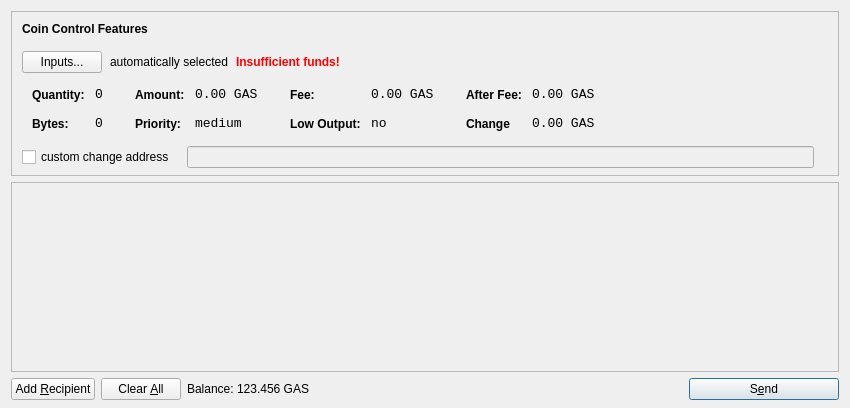
<?xml version="1.0" encoding="UTF-8"?>
<ui version="4.0">
 <class>SendCoinsDialog</class>
 <widget class="QDialog" name="SendCoinsDialog">
  <property name="geometry">
   <rect>
    <x>0</x>
    <y>0</y>
    <width>850</width>
    <height>408</height>
   </rect>
  </property>
  <property name="windowTitle">
   <string>Send Coins</string>
  </property>
  <property name="styleSheet">
   <string notr="true">QProgressBar {
        background-color: #333333;
        border-radius: 6px;
        text-align: center;
        color: white;
}

QProgressBar::chunk {
        background: QLinearGradient(x1: 0, y1: 0, x2: 1, y2: 0, stop: 0 #e86941, stop: 1 #e8694f);
        border-radius: 6px; margin: 0px;
}

QScrollArea {
        border-radius: 6px;
        border-width: 0;
        border-style: none;
        padding: 8px;
        background-color: #111;
        color: white;
}

QSpinBox {
        border-radius: 4px;
        border-width: 0;
        border-style: none;
        padding: 8px;
        background-color: #111;
        color: white;
}

QCheckBox {
        border-radius: 4px;
        border-width: 0;
        border-style: none;
        padding: 8px;
        background-color: #111;
        color: white;
}
QVBoxLayout {
        border-radius: 6px;
        border-width: 0;
        border-style: none;
        padding: 8px;
        background-color: #111;
        color: white;
}

QDialog, QMainWindow, QFrame {
	color: white;
	background-color: #333333;
	border: none;
}

QMenu {
	background-color: #333333; color: white;
}

QLabel {
	background-color: transparent;
}

QCheckBox {
    color: white;
}

QFrame#central { background-color: #333333; border: none }
QFrame#frame, QFrame#frame_2, QFrame#frame_3 {
	background-color: #333333;
	border-style: plain;
	border-width: 20px;
	border-radius: 20px;
	border-color: #111;
	min-width: 10em;
	padding: 6px;
}
QLabel[openExternalLinks=true], QHeaderView { color: #aaaaaa }
QLabel[openExternalLinks=false] { color: white; font-weight: normal }
QPushButton, QToolButton {
	border: 4px solid #111;
	border-radius: 12px;
	background-color: #111;
	color: white;
	padding: 6px;
	margin: 6px;
}
QPushButton:pressed, QToolButton:checked {
	color: #e86941;
}
QPushButton:pressed, QToolButton:pressed {
	border-color: #e86941;
	color: #aaaaaa;
}
QPushButton:disabled, QToolButton:disabled {
	color: #444;
	background-color: #222;
}


#scrollAreaWidgetContents QToolButton {
	border-radius: 8px;
	border-width: 0px;
}

/* the background-color is overridden to transparent for mac os x 
   due to the entire toolbar area not being drawable in a regular
   QMainWindow
*/
QToolBar { background: #333333; border: 0px solid black; padding: 3px; }

QToolBar::handle { image: url(handle.png); }
QStatusBar { background: #333333; }
QMenuBar { background: #333333; }
QMenuBar::item { background: #333333; color: white; }

#scrollAreaWidgetContents { background: #222 }
#scrollAreaWidgetContents &gt; QFrame { background-color: #222; border-width: 0px; border-style: none; }

QLineEdit {
	border-radius: 6px;
	border-width: 2px;
	border-color: #222;
	padding: 8px;
	background-color: #111;
	color: white;
}

QComboBox {
	border-radius: 6px;
	border-width: 0;
	border-style: none;
	padding: 8px;
	background-color: #111;
	color: white;
}

QComboBox::drop-down {
	border-width: 0;
	border-style: none;
	background-color: #111;
	color: white;
}

QTableView {
	background: #111;
	color: white;
	border-style: none;
	selection-background-color: #aaaaaa;
    alternate-background-color: #222;
	selection-color: #111;
	border: 0px solid black;
}

QHeaderView { color: #aaaaaa; background-color: #111; background-image: none; }
QHeaderView::section { color: #aaaaaa; background-color: #222; }
QHeaderView::section:checked { background-color: #111; }

QTabWidget {
	background: #111;
}

 QTabWidget::pane {
     border-top: 2px solid #111;
     border: 4px solid #111;
     border-bottom-left-radius: 8px;
     border-bottom-right-radius: 8px;
     border-top-right-radius: 8px;
	background: #111;
 }

 QTabWidget::tab-bar {
     left: 5px; /* move to the right by 5px */
 }

 /* Style the tab using the tab sub-control. Note that
     it reads QTabBar _not_ QTabWidget */
 QTabBar::tab {
     background: #111;
     border: 4px solid #222;
     border-bottom-color: #111; /* same as the pane color */
     border-top-left-radius: 4px;
     border-top-right-radius: 4px;
     min-width: 8ex;
     padding: 4px;
     color: #888;
 }

 QTabBar::tab:selected, QTabBar::tab:hover {
     color: #aaaaaa
 }

 QTabBar::tab:selected {
     border-color: #111; /* same as pane color */
     border-top-color: #aaaaaa;
 }

 QTabBar::tab:!selected {
     margin-top: 2px; /* make non-selected tabs look smaller */
 }

 /* make use of negative margins for overlapping tabs */
 QTabBar::tab:selected {
     /* expand/overlap to the left and right by 4px */
     margin-left: -4px;
     margin-right: -4px;
 }

 QTabBar::tab:first:selected {
     margin-left: 0; /* the first selected tab has nothing to overlap with on the left */
 }

 QTabBar::tab:last:selected {
     margin-right: 0; /* the last selected tab has nothing to overlap with on the right */
 }

 QTabBar::tab:only-one {
     margin: 0; /* if there is only one tab, we don't want overlapping margins */
 }


</string>
  </property>
  <layout class="QVBoxLayout" name="verticalLayout" stretch="0,1,0">
   <property name="bottomMargin">
    <number>8</number>
   </property>
   <item>
    <widget class="QFrame" name="frameCoinControl">
     <property name="sizePolicy">
      <sizepolicy hsizetype="Expanding" vsizetype="Expanding">
       <horstretch>0</horstretch>
       <verstretch>0</verstretch>
      </sizepolicy>
     </property>
     <property name="maximumSize">
      <size>
       <width>16777215</width>
       <height>16777215</height>
      </size>
     </property>
     <property name="frameShape">
      <enum>QFrame::StyledPanel</enum>
     </property>
     <property name="frameShadow">
      <enum>QFrame::Sunken</enum>
     </property>
     <layout class="QVBoxLayout" name="verticalLayoutCoinControl2">
      <property name="spacing">
       <number>6</number>
      </property>
      <property name="leftMargin">
       <number>0</number>
      </property>
      <property name="topMargin">
       <number>0</number>
      </property>
      <property name="rightMargin">
       <number>0</number>
      </property>
      <property name="bottomMargin">
       <number>6</number>
      </property>
      <item>
       <layout class="QVBoxLayout" name="verticalLayoutCoinControl" stretch="0,0,0,0,1">
        <property name="spacing">
         <number>0</number>
        </property>
        <property name="leftMargin">
         <number>10</number>
        </property>
        <property name="topMargin">
         <number>10</number>
        </property>
        <item>
         <layout class="QHBoxLayout" name="horizontalLayoutCoinControl1">
          <property name="bottomMargin">
           <number>15</number>
          </property>
          <item>
           <widget class="QLabel" name="labelCoinControlFeatures">
            <property name="sizePolicy">
             <sizepolicy hsizetype="Preferred" vsizetype="Maximum">
              <horstretch>0</horstretch>
              <verstretch>0</verstretch>
             </sizepolicy>
            </property>
            <property name="font">
             <font>
              <weight>75</weight>
              <bold>true</bold>
             </font>
            </property>
            <property name="styleSheet">
             <string notr="true">font-weight:bold;</string>
            </property>
            <property name="text">
             <string>Coin Control Features</string>
            </property>
           </widget>
          </item>
         </layout>
        </item>
        <item>
         <layout class="QHBoxLayout" name="horizontalLayoutCoinControl2" stretch="0,0,0,0">
          <property name="spacing">
           <number>8</number>
          </property>
          <property name="bottomMargin">
           <number>10</number>
          </property>
          <item>
           <widget class="QPushButton" name="pushButtonCoinControl">
            <property name="styleSheet">
             <string notr="true"/>
            </property>
            <property name="text">
             <string>Inputs...</string>
            </property>
           </widget>
          </item>
          <item>
           <widget class="QLabel" name="labelCoinControlAutomaticallySelected">
            <property name="text">
             <string>automatically selected</string>
            </property>
            <property name="margin">
             <number>5</number>
            </property>
           </widget>
          </item>
          <item>
           <widget class="QLabel" name="labelCoinControlInsuffFunds">
            <property name="font">
             <font>
              <weight>75</weight>
              <bold>true</bold>
             </font>
            </property>
            <property name="styleSheet">
             <string notr="true">color:red;font-weight:bold;</string>
            </property>
            <property name="text">
             <string>Insufficient funds!</string>
            </property>
            <property name="margin">
             <number>5</number>
            </property>
           </widget>
          </item>
          <item>
           <spacer name="horizontalSpacerCoinControl">
            <property name="orientation">
             <enum>Qt::Horizontal</enum>
            </property>
            <property name="sizeHint" stdset="0">
             <size>
              <width>40</width>
              <height>1</height>
             </size>
            </property>
           </spacer>
          </item>
         </layout>
        </item>
        <item>
         <widget class="QWidget" name="widgetCoinControl" native="true">
          <property name="sizePolicy">
           <sizepolicy hsizetype="Preferred" vsizetype="Preferred">
            <horstretch>0</horstretch>
            <verstretch>0</verstretch>
           </sizepolicy>
          </property>
          <property name="minimumSize">
           <size>
            <width>0</width>
            <height>0</height>
           </size>
          </property>
          <property name="styleSheet">
           <string notr="true"/>
          </property>
          <layout class="QHBoxLayout" name="horizontalLayoutCoinControl5">
           <property name="leftMargin">
            <number>0</number>
           </property>
           <property name="topMargin">
            <number>0</number>
           </property>
           <property name="rightMargin">
            <number>0</number>
           </property>
           <property name="bottomMargin">
            <number>0</number>
           </property>
           <item>
            <layout class="QHBoxLayout" name="horizontalLayoutCoinControl3" stretch="0,0,0,1">
             <property name="spacing">
              <number>20</number>
             </property>
             <property name="topMargin">
              <number>0</number>
             </property>
             <property name="bottomMargin">
              <number>10</number>
             </property>
             <item>
              <layout class="QFormLayout" name="formLayoutCoinControl1">
               <property name="horizontalSpacing">
                <number>10</number>
               </property>
               <property name="verticalSpacing">
                <number>14</number>
               </property>
               <property name="leftMargin">
                <number>10</number>
               </property>
               <property name="topMargin">
                <number>4</number>
               </property>
               <property name="rightMargin">
                <number>6</number>
               </property>
               <item row="0" column="0">
                <widget class="QLabel" name="labelCoinControlQuantityText">
                 <property name="styleSheet">
                  <string notr="true">font-weight:bold;</string>
                 </property>
                 <property name="text">
                  <string>Quantity:</string>
                 </property>
                 <property name="margin">
                  <number>0</number>
                 </property>
                </widget>
               </item>
               <item row="0" column="1">
                <widget class="QLabel" name="labelCoinControlQuantity">
                 <property name="font">
                  <font>
                   <family>Monospace</family>
                   <pointsize>10</pointsize>
                  </font>
                 </property>
                 <property name="cursor">
                  <cursorShape>IBeamCursor</cursorShape>
                 </property>
                 <property name="contextMenuPolicy">
                  <enum>Qt::ActionsContextMenu</enum>
                 </property>
                 <property name="text">
                  <string>0</string>
                 </property>
                 <property name="margin">
                  <number>0</number>
                 </property>
                 <property name="textInteractionFlags">
                  <set>Qt::LinksAccessibleByMouse|Qt::TextSelectableByKeyboard|Qt::TextSelectableByMouse</set>
                 </property>
                </widget>
               </item>
               <item row="1" column="0">
                <widget class="QLabel" name="labelCoinControlBytesText">
                 <property name="styleSheet">
                  <string notr="true">font-weight:bold;</string>
                 </property>
                 <property name="text">
                  <string>Bytes:</string>
                 </property>
                </widget>
               </item>
               <item row="1" column="1">
                <widget class="QLabel" name="labelCoinControlBytes">
                 <property name="font">
                  <font>
                   <family>Monospace</family>
                   <pointsize>10</pointsize>
                  </font>
                 </property>
                 <property name="cursor">
                  <cursorShape>IBeamCursor</cursorShape>
                 </property>
                 <property name="contextMenuPolicy">
                  <enum>Qt::ActionsContextMenu</enum>
                 </property>
                 <property name="text">
                  <string>0</string>
                 </property>
                 <property name="textInteractionFlags">
                  <set>Qt::LinksAccessibleByMouse|Qt::TextSelectableByKeyboard|Qt::TextSelectableByMouse</set>
                 </property>
                </widget>
               </item>
              </layout>
             </item>
             <item>
              <layout class="QFormLayout" name="formLayoutCoinControl2">
               <property name="horizontalSpacing">
                <number>10</number>
               </property>
               <property name="verticalSpacing">
                <number>14</number>
               </property>
               <property name="leftMargin">
                <number>6</number>
               </property>
               <property name="topMargin">
                <number>4</number>
               </property>
               <property name="rightMargin">
                <number>6</number>
               </property>
               <item row="0" column="0">
                <widget class="QLabel" name="labelCoinControlAmountText">
                 <property name="styleSheet">
                  <string notr="true">font-weight:bold;</string>
                 </property>
                 <property name="text">
                  <string>Amount:</string>
                 </property>
                 <property name="margin">
                  <number>0</number>
                 </property>
                </widget>
               </item>
               <item row="0" column="1">
                <widget class="QLabel" name="labelCoinControlAmount">
                 <property name="font">
                  <font>
                   <family>Monospace</family>
                   <pointsize>10</pointsize>
                  </font>
                 </property>
                 <property name="cursor">
                  <cursorShape>IBeamCursor</cursorShape>
                 </property>
                 <property name="contextMenuPolicy">
                  <enum>Qt::ActionsContextMenu</enum>
                 </property>
                 <property name="text">
                  <string>0.00 GAS</string>
                 </property>
                 <property name="textInteractionFlags">
                  <set>Qt::LinksAccessibleByMouse|Qt::TextSelectableByKeyboard|Qt::TextSelectableByMouse</set>
                 </property>
                </widget>
               </item>
               <item row="1" column="0">
                <widget class="QLabel" name="labelCoinControlPriorityText">
                 <property name="styleSheet">
                  <string notr="true">font-weight:bold;</string>
                 </property>
                 <property name="text">
                  <string>Priority:</string>
                 </property>
                </widget>
               </item>
               <item row="1" column="1">
                <widget class="QLabel" name="labelCoinControlPriority">
                 <property name="font">
                  <font>
                   <family>Monospace</family>
                   <pointsize>10</pointsize>
                  </font>
                 </property>
                 <property name="cursor">
                  <cursorShape>IBeamCursor</cursorShape>
                 </property>
                 <property name="contextMenuPolicy">
                  <enum>Qt::ActionsContextMenu</enum>
                 </property>
                 <property name="text">
                  <string>medium</string>
                 </property>
                 <property name="textInteractionFlags">
                  <set>Qt::LinksAccessibleByMouse|Qt::TextSelectableByKeyboard|Qt::TextSelectableByMouse</set>
                 </property>
                </widget>
               </item>
              </layout>
             </item>
             <item>
              <layout class="QFormLayout" name="formLayoutCoinControl3">
               <property name="horizontalSpacing">
                <number>10</number>
               </property>
               <property name="verticalSpacing">
                <number>14</number>
               </property>
               <property name="leftMargin">
                <number>6</number>
               </property>
               <property name="topMargin">
                <number>4</number>
               </property>
               <property name="rightMargin">
                <number>6</number>
               </property>
               <item row="0" column="0">
                <widget class="QLabel" name="labelCoinControlFeeText">
                 <property name="styleSheet">
                  <string notr="true">font-weight:bold;</string>
                 </property>
                 <property name="text">
                  <string>Fee:</string>
                 </property>
                 <property name="margin">
                  <number>0</number>
                 </property>
                </widget>
               </item>
               <item row="0" column="1">
                <widget class="QLabel" name="labelCoinControlFee">
                 <property name="font">
                  <font>
                   <family>Monospace</family>
                   <pointsize>10</pointsize>
                  </font>
                 </property>
                 <property name="cursor">
                  <cursorShape>IBeamCursor</cursorShape>
                 </property>
                 <property name="contextMenuPolicy">
                  <enum>Qt::ActionsContextMenu</enum>
                 </property>
                 <property name="text">
                  <string>0.00 GAS</string>
                 </property>
                 <property name="textInteractionFlags">
                  <set>Qt::LinksAccessibleByMouse|Qt::TextSelectableByKeyboard|Qt::TextSelectableByMouse</set>
                 </property>
                </widget>
               </item>
               <item row="1" column="0">
                <widget class="QLabel" name="labelCoinControlLowOutputText">
                 <property name="styleSheet">
                  <string notr="true">font-weight:bold;</string>
                 </property>
                 <property name="text">
                  <string>Low Output:</string>
                 </property>
                </widget>
               </item>
               <item row="1" column="1">
                <widget class="QLabel" name="labelCoinControlLowOutput">
                 <property name="font">
                  <font>
                   <family>Monospace</family>
                   <pointsize>10</pointsize>
                  </font>
                 </property>
                 <property name="cursor">
                  <cursorShape>IBeamCursor</cursorShape>
                 </property>
                 <property name="contextMenuPolicy">
                  <enum>Qt::ActionsContextMenu</enum>
                 </property>
                 <property name="text">
                  <string>no</string>
                 </property>
                 <property name="textInteractionFlags">
                  <set>Qt::LinksAccessibleByMouse|Qt::TextSelectableByKeyboard|Qt::TextSelectableByMouse</set>
                 </property>
                </widget>
               </item>
              </layout>
             </item>
             <item>
              <layout class="QFormLayout" name="formLayoutCoinControl4">
               <property name="horizontalSpacing">
                <number>10</number>
               </property>
               <property name="verticalSpacing">
                <number>14</number>
               </property>
               <property name="leftMargin">
                <number>6</number>
               </property>
               <property name="topMargin">
                <number>4</number>
               </property>
               <property name="rightMargin">
                <number>6</number>
               </property>
               <item row="0" column="0">
                <widget class="QLabel" name="labelCoinControlAfterFeeText">
                 <property name="styleSheet">
                  <string notr="true">font-weight:bold;</string>
                 </property>
                 <property name="text">
                  <string>After Fee:</string>
                 </property>
                 <property name="margin">
                  <number>0</number>
                 </property>
                </widget>
               </item>
               <item row="0" column="1">
                <widget class="QLabel" name="labelCoinControlAfterFee">
                 <property name="font">
                  <font>
                   <family>Monospace</family>
                   <pointsize>10</pointsize>
                  </font>
                 </property>
                 <property name="cursor">
                  <cursorShape>IBeamCursor</cursorShape>
                 </property>
                 <property name="contextMenuPolicy">
                  <enum>Qt::ActionsContextMenu</enum>
                 </property>
                 <property name="text">
                  <string>0.00 GAS</string>
                 </property>
                 <property name="textInteractionFlags">
                  <set>Qt::LinksAccessibleByMouse|Qt::TextSelectableByKeyboard|Qt::TextSelectableByMouse</set>
                 </property>
                </widget>
               </item>
               <item row="1" column="0">
                <widget class="QLabel" name="labelCoinControlChangeText">
                 <property name="styleSheet">
                  <string notr="true">font-weight:bold;</string>
                 </property>
                 <property name="text">
                  <string>Change</string>
                 </property>
                </widget>
               </item>
               <item row="1" column="1">
                <widget class="QLabel" name="labelCoinControlChange">
                 <property name="font">
                  <font>
                   <family>Monospace</family>
                   <pointsize>10</pointsize>
                  </font>
                 </property>
                 <property name="cursor">
                  <cursorShape>IBeamCursor</cursorShape>
                 </property>
                 <property name="contextMenuPolicy">
                  <enum>Qt::ActionsContextMenu</enum>
                 </property>
                 <property name="text">
                  <string>0.00 GAS</string>
                 </property>
                 <property name="textInteractionFlags">
                  <set>Qt::LinksAccessibleByMouse|Qt::TextSelectableByKeyboard|Qt::TextSelectableByMouse</set>
                 </property>
                </widget>
               </item>
              </layout>
             </item>
            </layout>
           </item>
          </layout>
         </widget>
        </item>
        <item>
         <layout class="QHBoxLayout" name="horizontalLayoutCoinControl4" stretch="0,0,0">
          <property name="spacing">
           <number>12</number>
          </property>
          <property name="sizeConstraint">
           <enum>QLayout::SetDefaultConstraint</enum>
          </property>
          <property name="topMargin">
           <number>5</number>
          </property>
          <property name="rightMargin">
           <number>5</number>
          </property>
          <item>
           <widget class="QCheckBox" name="checkBoxCoinControlChange">
            <property name="text">
             <string>custom change address</string>
            </property>
           </widget>
          </item>
          <item>
           <widget class="QLineEdit" name="lineEditCoinControlChange">
            <property name="enabled">
             <bool>false</bool>
            </property>
            <property name="sizePolicy">
             <sizepolicy hsizetype="Expanding" vsizetype="Fixed">
              <horstretch>0</horstretch>
              <verstretch>0</verstretch>
             </sizepolicy>
            </property>
           </widget>
          </item>
          <item>
           <widget class="QLabel" name="labelCoinControlChangeLabel">
            <property name="sizePolicy">
             <sizepolicy hsizetype="Preferred" vsizetype="Expanding">
              <horstretch>0</horstretch>
              <verstretch>0</verstretch>
             </sizepolicy>
            </property>
            <property name="minimumSize">
             <size>
              <width>0</width>
              <height>0</height>
             </size>
            </property>
            <property name="text">
             <string/>
            </property>
            <property name="margin">
             <number>3</number>
            </property>
           </widget>
          </item>
         </layout>
        </item>
        <item>
         <spacer name="verticalSpacerCoinControl">
          <property name="orientation">
           <enum>Qt::Vertical</enum>
          </property>
          <property name="sizeHint" stdset="0">
           <size>
            <width>800</width>
            <height>1</height>
           </size>
          </property>
         </spacer>
        </item>
       </layout>
      </item>
     </layout>
    </widget>
   </item>
   <item>
    <widget class="QScrollArea" name="scrollArea">
     <property name="widgetResizable">
      <bool>true</bool>
     </property>
     <widget class="QWidget" name="scrollAreaWidgetContents">
      <property name="geometry">
       <rect>
        <x>0</x>
        <y>0</y>
        <width>816</width>
        <height>110</height>
       </rect>
      </property>
      <layout class="QVBoxLayout" name="verticalLayout_2">
       <property name="leftMargin">
        <number>0</number>
       </property>
       <property name="topMargin">
        <number>0</number>
       </property>
       <property name="rightMargin">
        <number>0</number>
       </property>
       <property name="bottomMargin">
        <number>0</number>
       </property>
       <item>
        <layout class="QVBoxLayout" name="entries">
         <property name="spacing">
          <number>6</number>
         </property>
        </layout>
       </item>
       <item>
        <spacer name="verticalSpacer">
         <property name="orientation">
          <enum>Qt::Vertical</enum>
         </property>
         <property name="sizeHint" stdset="0">
          <size>
           <width>20</width>
           <height>40</height>
          </size>
         </property>
        </spacer>
       </item>
      </layout>
     </widget>
    </widget>
   </item>
   <item>
    <layout class="QHBoxLayout" name="horizontalLayout">
     <item>
      <widget class="QPushButton" name="addButton">
       <property name="toolTip">
        <string>Send to multiple recipients at once</string>
       </property>
       <property name="text">
        <string>Add &amp;Recipient</string>
       </property>
       <property name="icon">
        <iconset resource="../bitcoin.qrc">
         <normaloff>:/icons/add</normaloff>:/icons/add</iconset>
       </property>
       <property name="autoDefault">
        <bool>false</bool>
       </property>
      </widget>
     </item>
     <item>
      <widget class="QPushButton" name="clearButton">
       <property name="sizePolicy">
        <sizepolicy hsizetype="Minimum" vsizetype="Fixed">
         <horstretch>0</horstretch>
         <verstretch>0</verstretch>
        </sizepolicy>
       </property>
       <property name="toolTip">
        <string>Remove all transaction fields</string>
       </property>
       <property name="text">
        <string>Clear &amp;All</string>
       </property>
       <property name="icon">
        <iconset resource="../bitcoin.qrc">
         <normaloff>:/icons/remove</normaloff>:/icons/remove</iconset>
       </property>
       <property name="autoRepeatDelay">
        <number>300</number>
       </property>
       <property name="autoDefault">
        <bool>false</bool>
       </property>
      </widget>
     </item>
     <item>
      <layout class="QHBoxLayout" name="horizontalLayout_2">
       <property name="spacing">
        <number>3</number>
       </property>
       <item>
        <widget class="QLabel" name="label">
         <property name="sizePolicy">
          <sizepolicy hsizetype="Preferred" vsizetype="Fixed">
           <horstretch>0</horstretch>
           <verstretch>0</verstretch>
          </sizepolicy>
         </property>
         <property name="text">
          <string>Balance:</string>
         </property>
        </widget>
       </item>
       <item>
        <widget class="QLabel" name="labelBalance">
         <property name="sizePolicy">
          <sizepolicy hsizetype="Preferred" vsizetype="Fixed">
           <horstretch>0</horstretch>
           <verstretch>0</verstretch>
          </sizepolicy>
         </property>
         <property name="cursor">
          <cursorShape>IBeamCursor</cursorShape>
         </property>
         <property name="text">
          <string>123.456 GAS</string>
         </property>
         <property name="textInteractionFlags">
          <set>Qt::LinksAccessibleByMouse|Qt::TextSelectableByKeyboard|Qt::TextSelectableByMouse</set>
         </property>
        </widget>
       </item>
      </layout>
     </item>
     <item>
      <spacer name="horizontalSpacer">
       <property name="orientation">
        <enum>Qt::Horizontal</enum>
       </property>
       <property name="sizeHint" stdset="0">
        <size>
         <width>40</width>
         <height>20</height>
        </size>
       </property>
      </spacer>
     </item>
     <item>
      <widget class="QPushButton" name="sendButton">
       <property name="minimumSize">
        <size>
         <width>150</width>
         <height>0</height>
        </size>
       </property>
       <property name="toolTip">
        <string>Confirm the send action</string>
       </property>
       <property name="text">
        <string>S&amp;end</string>
       </property>
       <property name="icon">
        <iconset resource="../bitcoin.qrc">
         <normaloff>:/icons/send</normaloff>:/icons/send</iconset>
       </property>
       <property name="default">
        <bool>true</bool>
       </property>
      </widget>
     </item>
    </layout>
   </item>
  </layout>
 </widget>
 <resources>
  <include location="../bitcoin.qrc"/>
 </resources>
 <connections/>
</ui>
